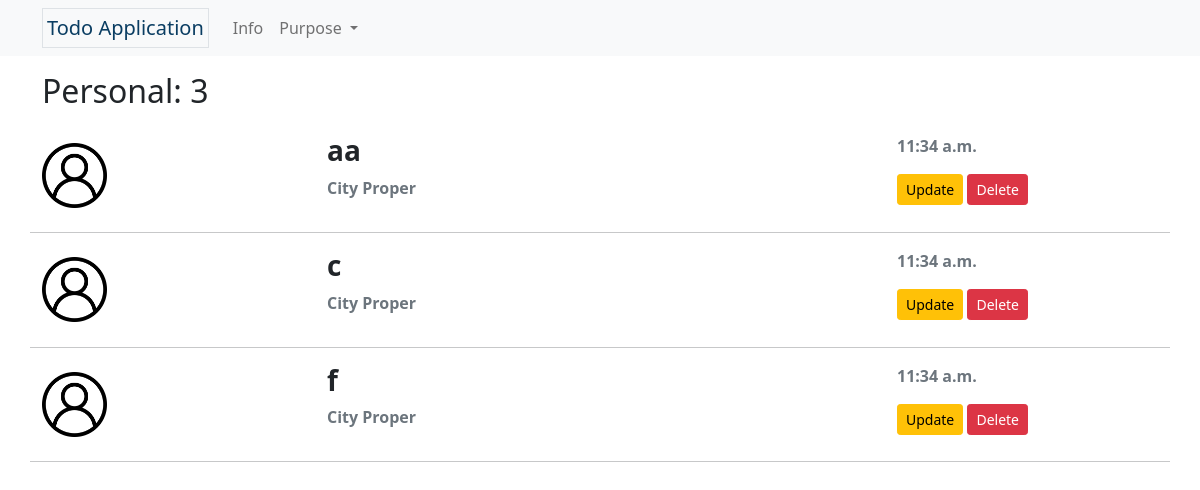
/personal_info, run on an earlier commit of the app's database.
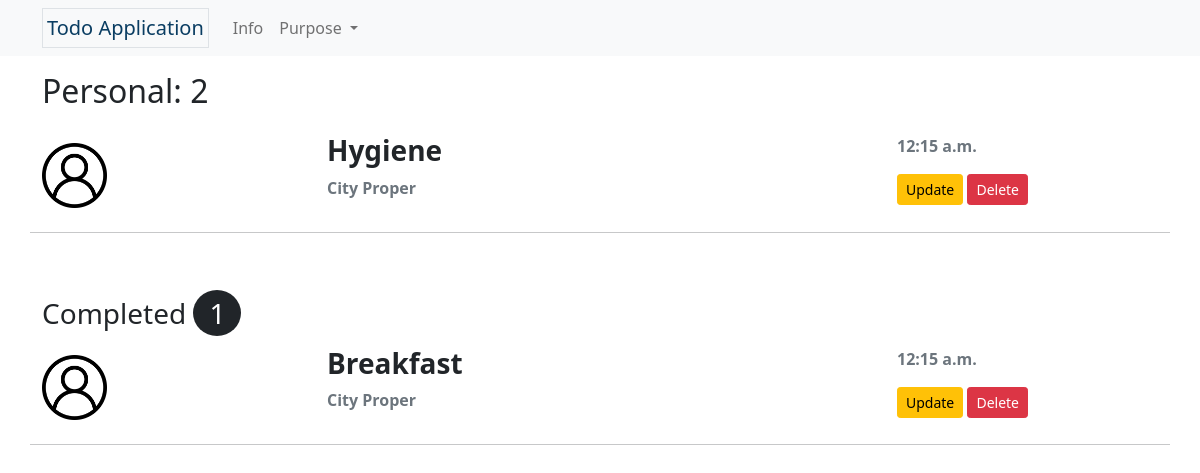
And on a later commit of the database.
### lists/models.py (models this page shows, shortened)
class Tasks(models.Model):
     PURPOSE = (
          ('Personal','Personal'),
          ('Fitness','Fitness'),
          ('School', 'School'),
          ('Business','Business'),
          ('Office','Office'),
     )
     PLACE = (
          ('City Proper', 'City Proper'),
          ('Jaro', 'Jaro'),
          ('La Paz', 'La Paz'),
          ('Lapuz', 'Lapuz'),
          ('Mandurriao', 'Mandurriao'),
          ('Molo', 'Molo'),
          ('Villa Arevalo', 'Villa Arevalo'),
          ('Lapuz', 'Lapuz'),
     )
     purpose = models.CharField(max_length=8, choices=PURPOSE, default='Personal')
     title = models.CharField(max_length=50, unique=True)
     completed = models.BooleanField(default=False)
     slug = models.SlugField(max_length=50, unique=True, blank=True)
     place = models.CharField(max_length=16, choices=PLACE, default='City Proper')
     note = models.TextField(max_length=100, blank=True)
     date_created = models.DateTimeField(default=datetime.now, blank=True)

### lists/views.py (the view)
# urls.py: path('personal_info', views.personal, name='personal-info'),
def personal(request):
    personal_items = Tasks.objects.filter(purpose='Personal').all()
    personal_count = Tasks.objects.filter(purpose='Personal').count()
    completed_count = Tasks.objects.filter(purpose='Personal').filter(completed=True).count()
    completed = Tasks.objects.filter(purpose='Personal').filter(completed=True).all().order_by('id')
    context = {'personal_items': personal_items, 'personal_count': personal_count, 'completed': completed, 'completed_count': completed_count}
    return render(request, 'lists/personal.html', context)

### lists/templates/lists/personal.html
{% extends 'partials/base.html' %}
{% load static %}
{% load tz %}
{% block content %}
<div class="container">
    <h2 class="mb-4">Personal: {{ personal_count }}</h2>
    {% for task in personal_items %}
        {% if task.completed == False %}
            {% include 'partials/row_item.html' %}
        {% endif %}
    {% endfor %}
    {% if completed_count > 0 %}
        <h3 class="mt-5 mb-3">Completed <span class="px-3 py-1 rounded-circle bg-dark text-white">{{ completed_count }}</span></h3>
        {% for task in completed %}
            {% include 'partials/row_item.html' %}
        {% endfor %}
    {% endif %}
</div>
{% endblock content %}

### lists/templates/partials/base.html (shortened to what this page needs)
{% load static %}
<!DOCTYPE html>
<html lang="en">
<head>
    <link rel="stylesheet" href="https://cdn.jsdelivr.net/npm/bootstrap-icons@1.8.1/font/bootstrap-icons.css">
    <link rel="stylesheet" href="{% static 'lists/bootstrap/css/bootstrap.css' %}">
    <link rel="stylesheet" href="{% static 'lists/styles/base.css' %}">
</head>
<body>
    {% include 'partials/navbar.html' %}
    <div class="container-fluid">
        {% block content %}
        {% endblock content %}
    </div>
</body>
</html>

### lists/templates/partials/navbar.html (shortened to what this page needs)
{% load static %}
<nav class="navbar navbar-expand-lg navbar-light bg-light mb-3">
    <div class="container">
      <a class="navbar-brand border p-1" href="{% url 'home' %}" style="color: #0a3d62;">Todo Application</a>
      <div class="collapse navbar-collapse" id="navbarNav">
        <ul class="navbar-nav">
          <li class="nav-item">
            <a class="nav-link" aria-current="page" href="{% url 'info' %}">Info</a>
          </li>
          <li class="nav-item dropdown">
            <a class="nav-link dropdown-toggle" href="#" id="navbarDropdown" role="button" data-bs-toggle="dropdown" aria-expanded="false">
              Purpose
            </a>
          </li>
        </ul>
      </div>
    </div>
  </nav>

### lists/templates/partials/row_item.html (shortened to what this page needs)
{% load static %}
{% load tz %}
<div class="row">
    <div class="col-3 d-flex align-items-center">
        {% if task.purpose == 'School' %}
            <img src="{% static 'lists/img/school.png' %}" alt="School icon" class="w-25">
        {% elif task.purpose == 'Fitness' %}
            <img src="{% static 'lists/img/fitness.png' %}" alt="Fitness icon" class="w-25">
        {% elif task.purpose == 'Business' %}
            <img src="{% static 'lists/img/stats.png' %}" alt="Business icon" class="w-25">
        {% elif task.purpose == 'Office' %}
            <img src="{% static 'lists/img/work.png' %}" alt="Office icon" class="w-25">
        {% else %}
            <img src="{% static 'lists/img/user.png' %}" alt="Personal icon" class="w-25">
        {% endif %}
    </div>
    <div class="col-6 my-auto">
        <h3 class="fw-bold">{{ task.title|truncatechars:30 }}</h3>
        <p class="text-muted fw-bold">{{ task.place }}</p>
    </div>
    <div class="col-3">
            <p class="text-muted fw-bold">{{ task.date_created|date:'g:i a' }}</p>
            <a href="{% url 'update-task' task.slug %}?next={{ request.path|urlencode }}" class="btn btn-warning btn-sm">Update</a>
            <a href="{% url 'delete-task' task.slug %}?next={{ request.path|urlencode }}" class="btn btn-danger btn-sm">Delete</a>
    </div>
    <hr class="mt-3">
</div>

### lists/static/lists/styles/base.css (style rules this page uses)
* { padding: 0; margin: 0; }

What changed in the data, as far as the page shows it:
removed Tasks: completed False (drawn), title "aa", place "City Proper", date_created "11:34 a.m.", shown under "Personal: 3"
removed Tasks: completed False (drawn), title "c", place "City Proper", date_created "11:34 a.m.", shown under "Personal: 3"
removed Tasks: completed False (drawn), title "f", place "City Proper", date_created "11:34 a.m.", shown under "Personal: 3"
added Tasks: completed False (drawn), title "Hygiene", place "City Proper", date_created "12:15 a.m.", shown under "Personal: 2"
added Tasks: title "Breakfast", place "City Proper", date_created "12:15 a.m.", shown under "Completed 1"
Also different on the page:
{{ personal_count }}: "3" → "2"
{{ completed_count }}: (not shown) → "1"
text now shown: "Completed"
